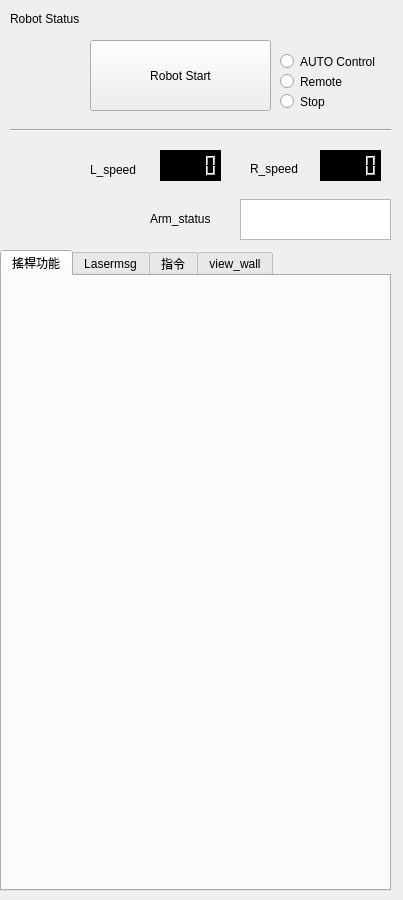
<?xml version="1.0" encoding="UTF-8"?>
<ui version="4.0">
 <class>Form</class>
 <widget class="QWidget" name="Form">
  <property name="geometry">
   <rect>
    <x>0</x>
    <y>0</y>
    <width>403</width>
    <height>900</height>
   </rect>
  </property>
  <property name="windowTitle">
   <string>Funcase_gui</string>
  </property>
  <widget class="QPushButton" name="pushButton_start">
   <property name="geometry">
    <rect>
     <x>90</x>
     <y>40</y>
     <width>181</width>
     <height>71</height>
    </rect>
   </property>
   <property name="text">
    <string>Robot Start</string>
   </property>
  </widget>
  <widget class="QTabWidget" name="tabWidget_1">
   <property name="geometry">
    <rect>
     <x>0</x>
     <y>250</y>
     <width>391</width>
     <height>641</height>
    </rect>
   </property>
   <property name="currentIndex">
    <number>0</number>
   </property>
   <widget class="QWidget" name="tabWidgetPage1_2">
    <attribute name="title">
     <string>搖桿功能</string>
    </attribute>
   </widget>
   <widget class="QWidget" name="tab_2">
    <attribute name="title">
     <string>Lasermsg</string>
    </attribute>
    <widget class="QLabel" name="label_19">
     <property name="geometry">
      <rect>
       <x>10</x>
       <y>10</y>
       <width>101</width>
       <height>17</height>
      </rect>
     </property>
     <property name="text">
      <string>left_distance</string>
     </property>
    </widget>
    <widget class="QLabel" name="label_20">
     <property name="geometry">
      <rect>
       <x>260</x>
       <y>10</y>
       <width>101</width>
       <height>20</height>
      </rect>
     </property>
     <property name="text">
      <string>right_distance</string>
     </property>
    </widget>
    <widget class="QLabel" name="label_21">
     <property name="geometry">
      <rect>
       <x>120</x>
       <y>10</y>
       <width>131</width>
       <height>20</height>
      </rect>
     </property>
     <property name="text">
      <string>forward_distance</string>
     </property>
    </widget>
    <widget class="QLabel" name="label_22">
     <property name="geometry">
      <rect>
       <x>90</x>
       <y>40</y>
       <width>67</width>
       <height>17</height>
      </rect>
     </property>
     <property name="text">
      <string>cm</string>
     </property>
    </widget>
    <widget class="QLabel" name="label_23">
     <property name="geometry">
      <rect>
       <x>220</x>
       <y>40</y>
       <width>67</width>
       <height>17</height>
      </rect>
     </property>
     <property name="text">
      <string>cm</string>
     </property>
    </widget>
    <widget class="QLabel" name="label_24">
     <property name="geometry">
      <rect>
       <x>340</x>
       <y>40</y>
       <width>67</width>
       <height>17</height>
      </rect>
     </property>
     <property name="text">
      <string>cm</string>
     </property>
    </widget>
    <widget class="QLabel" name="label_25">
     <property name="geometry">
      <rect>
       <x>270</x>
       <y>70</y>
       <width>101</width>
       <height>20</height>
      </rect>
     </property>
     <property name="text">
      <string>imu_deg</string>
     </property>
    </widget>
    <widget class="QLabel" name="label_26">
     <property name="geometry">
      <rect>
       <x>340</x>
       <y>100</y>
       <width>67</width>
       <height>17</height>
      </rect>
     </property>
     <property name="text">
      <string>deg</string>
     </property>
    </widget>
    <widget class="QLCDNumber" name="lcdNumber_forward_scan">
     <property name="geometry">
      <rect>
       <x>150</x>
       <y>30</y>
       <width>61</width>
       <height>31</height>
      </rect>
     </property>
     <property name="font">
      <font>
       <weight>50</weight>
       <bold>false</bold>
       <stylestrategy>PreferDefault</stylestrategy>
      </font>
     </property>
     <property name="styleSheet">
      <string notr="true">QLCDNumber{
border: 2px solid black;
    
	background-color: rgb(0, 0, 0)
}
</string>
     </property>
     <property name="inputMethodHints">
      <set>Qt::ImhNone</set>
     </property>
     <property name="frameShape">
      <enum>QFrame::Box</enum>
     </property>
     <property name="frameShadow">
      <enum>QFrame::Raised</enum>
     </property>
     <property name="digitCount">
      <number>5</number>
     </property>
     <property name="segmentStyle">
      <enum>QLCDNumber::Filled</enum>
     </property>
    </widget>
    <widget class="QLCDNumber" name="lcdNumber_left_scan">
     <property name="geometry">
      <rect>
       <x>20</x>
       <y>30</y>
       <width>61</width>
       <height>31</height>
      </rect>
     </property>
     <property name="font">
      <font>
       <weight>50</weight>
       <bold>false</bold>
       <stylestrategy>PreferDefault</stylestrategy>
      </font>
     </property>
     <property name="styleSheet">
      <string notr="true">QLCDNumber{
border: 2px solid black;
    
	background-color: rgb(0, 0, 0)
   
}
</string>
     </property>
     <property name="inputMethodHints">
      <set>Qt::ImhNone</set>
     </property>
     <property name="frameShape">
      <enum>QFrame::Box</enum>
     </property>
     <property name="frameShadow">
      <enum>QFrame::Raised</enum>
     </property>
     <property name="digitCount">
      <number>5</number>
     </property>
     <property name="segmentStyle">
      <enum>QLCDNumber::Filled</enum>
     </property>
    </widget>
    <widget class="QLCDNumber" name="lcdNumber_right_scan">
     <property name="geometry">
      <rect>
       <x>270</x>
       <y>30</y>
       <width>61</width>
       <height>31</height>
      </rect>
     </property>
     <property name="font">
      <font>
       <weight>50</weight>
       <bold>false</bold>
       <stylestrategy>PreferDefault</stylestrategy>
      </font>
     </property>
     <property name="styleSheet">
      <string notr="true">QLCDNumber{
border: 2px solid black;
    
	background-color: rgb(0, 0, 0)
   
}
</string>
     </property>
     <property name="inputMethodHints">
      <set>Qt::ImhNone</set>
     </property>
     <property name="frameShape">
      <enum>QFrame::Box</enum>
     </property>
     <property name="frameShadow">
      <enum>QFrame::Raised</enum>
     </property>
     <property name="digitCount">
      <number>5</number>
     </property>
     <property name="segmentStyle">
      <enum>QLCDNumber::Filled</enum>
     </property>
    </widget>
    <widget class="QLCDNumber" name="lcdNumber_imu">
     <property name="geometry">
      <rect>
       <x>270</x>
       <y>90</y>
       <width>61</width>
       <height>31</height>
      </rect>
     </property>
     <property name="font">
      <font>
       <weight>50</weight>
       <bold>false</bold>
       <stylestrategy>PreferDefault</stylestrategy>
      </font>
     </property>
     <property name="styleSheet">
      <string notr="true">QLCDNumber{
border: 2px solid black;
    
	background-color: rgb(0, 0, 0)
   
}
</string>
     </property>
     <property name="inputMethodHints">
      <set>Qt::ImhNone</set>
     </property>
     <property name="frameShape">
      <enum>QFrame::Box</enum>
     </property>
     <property name="frameShadow">
      <enum>QFrame::Raised</enum>
     </property>
     <property name="digitCount">
      <number>5</number>
     </property>
     <property name="segmentStyle">
      <enum>QLCDNumber::Filled</enum>
     </property>
    </widget>
    <widget class="QLabel" name="label_pic">
     <property name="geometry">
      <rect>
       <x>20</x>
       <y>180</y>
       <width>341</width>
       <height>261</height>
      </rect>
     </property>
     <property name="text">
      <string/>
     </property>
     <property name="pixmap">
      <pixmap>../lidar_pic/lidar_range.png</pixmap>
     </property>
    </widget>
   </widget>
   <widget class="QWidget" name="tabWidgetPage2_2">
    <attribute name="title">
     <string>指令</string>
    </attribute>
    <widget class="QLabel" name="label">
     <property name="geometry">
      <rect>
       <x>10</x>
       <y>30</y>
       <width>361</width>
       <height>21</height>
      </rect>
     </property>
     <property name="text">
      <string>=roslaunch laser_scan_matcher funcase_gmapping</string>
     </property>
    </widget>
    <widget class="QLabel" name="label_4">
     <property name="geometry">
      <rect>
       <x>10</x>
       <y>6</y>
       <width>171</width>
       <height>21</height>
      </rect>
     </property>
     <property name="text">
      <string>funcase_slam   開建圖</string>
     </property>
    </widget>
    <widget class="QLabel" name="label_5">
     <property name="geometry">
      <rect>
       <x>10</x>
       <y>90</y>
       <width>311</width>
       <height>17</height>
      </rect>
     </property>
     <property name="text">
      <string>=sudo /usr/sbin/ntpdate 192.168.xxx.xxx</string>
     </property>
    </widget>
    <widget class="QLabel" name="label_6">
     <property name="geometry">
      <rect>
       <x>10</x>
       <y>66</y>
       <width>201</width>
       <height>21</height>
      </rect>
     </property>
     <property name="text">
      <string>ntp_PC_time  同步電腦時間</string>
     </property>
    </widget>
   </widget>
   <widget class="QWidget" name="tabWidgetPage3_2">
    <attribute name="title">
     <string>view_wall</string>
    </attribute>
    <widget class="QLabel" name="label_qimage">
     <property name="geometry">
      <rect>
       <x>10</x>
       <y>40</y>
       <width>350</width>
       <height>400</height>
      </rect>
     </property>
     <property name="text">
      <string/>
     </property>
    </widget>
   </widget>
  </widget>
  <widget class="QRadioButton" name="radioButton_Remote">
   <property name="geometry">
    <rect>
     <x>280</x>
     <y>70</y>
     <width>112</width>
     <height>23</height>
    </rect>
   </property>
   <property name="text">
    <string>Remote</string>
   </property>
  </widget>
  <widget class="QRadioButton" name="radioButton_AUTO">
   <property name="geometry">
    <rect>
     <x>280</x>
     <y>50</y>
     <width>121</width>
     <height>23</height>
    </rect>
   </property>
   <property name="text">
    <string>AUTO Control</string>
   </property>
  </widget>
  <widget class="Line" name="line_3">
   <property name="geometry">
    <rect>
     <x>10</x>
     <y>120</y>
     <width>381</width>
     <height>20</height>
    </rect>
   </property>
   <property name="orientation">
    <enum>Qt::Horizontal</enum>
   </property>
  </widget>
  <widget class="QLabel" name="label_9">
   <property name="geometry">
    <rect>
     <x>150</x>
     <y>210</y>
     <width>81</width>
     <height>17</height>
    </rect>
   </property>
   <property name="text">
    <string>Arm_status</string>
   </property>
  </widget>
  <widget class="QLabel" name="label_10">
   <property name="geometry">
    <rect>
     <x>10</x>
     <y>10</y>
     <width>91</width>
     <height>17</height>
    </rect>
   </property>
   <property name="text">
    <string>Robot Status</string>
   </property>
  </widget>
  <widget class="QTextEdit" name="textEdit">
   <property name="geometry">
    <rect>
     <x>240</x>
     <y>199</y>
     <width>151</width>
     <height>41</height>
    </rect>
   </property>
  </widget>
  <widget class="QLCDNumber" name="lcdNumber_Lspeed">
   <property name="geometry">
    <rect>
     <x>160</x>
     <y>150</y>
     <width>61</width>
     <height>31</height>
    </rect>
   </property>
   <property name="font">
    <font>
     <weight>50</weight>
     <bold>false</bold>
     <stylestrategy>PreferDefault</stylestrategy>
    </font>
   </property>
   <property name="styleSheet">
    <string notr="true">QLCDNumber{
border: 2px solid black;
    
	background-color: rgb(0, 0, 0)
   
}
</string>
   </property>
   <property name="inputMethodHints">
    <set>Qt::ImhNone</set>
   </property>
   <property name="frameShape">
    <enum>QFrame::Box</enum>
   </property>
   <property name="frameShadow">
    <enum>QFrame::Raised</enum>
   </property>
   <property name="digitCount">
    <number>5</number>
   </property>
   <property name="segmentStyle">
    <enum>QLCDNumber::Filled</enum>
   </property>
  </widget>
  <widget class="QLabel" name="label_2">
   <property name="geometry">
    <rect>
     <x>90</x>
     <y>160</y>
     <width>81</width>
     <height>20</height>
    </rect>
   </property>
   <property name="text">
    <string>L_speed</string>
   </property>
  </widget>
  <widget class="QLabel" name="label_3">
   <property name="geometry">
    <rect>
     <x>250</x>
     <y>160</y>
     <width>67</width>
     <height>17</height>
    </rect>
   </property>
   <property name="text">
    <string>R_speed</string>
   </property>
  </widget>
  <widget class="QLCDNumber" name="lcdNumber_Rspeed">
   <property name="geometry">
    <rect>
     <x>320</x>
     <y>150</y>
     <width>61</width>
     <height>31</height>
    </rect>
   </property>
   <property name="font">
    <font>
     <weight>50</weight>
     <bold>false</bold>
     <stylestrategy>PreferDefault</stylestrategy>
    </font>
   </property>
   <property name="styleSheet">
    <string notr="true">QLCDNumber{
border: 2px solid black;
    
	background-color: rgb(0, 0, 0)
   
}
</string>
   </property>
   <property name="inputMethodHints">
    <set>Qt::ImhNone</set>
   </property>
   <property name="frameShape">
    <enum>QFrame::Box</enum>
   </property>
   <property name="frameShadow">
    <enum>QFrame::Raised</enum>
   </property>
   <property name="digitCount">
    <number>5</number>
   </property>
   <property name="segmentStyle">
    <enum>QLCDNumber::Filled</enum>
   </property>
  </widget>
  <widget class="QRadioButton" name="radioButton_Stop">
   <property name="geometry">
    <rect>
     <x>280</x>
     <y>90</y>
     <width>112</width>
     <height>23</height>
    </rect>
   </property>
   <property name="text">
    <string>Stop</string>
   </property>
  </widget>
 </widget>
 <resources/>
 <connections/>
</ui>
